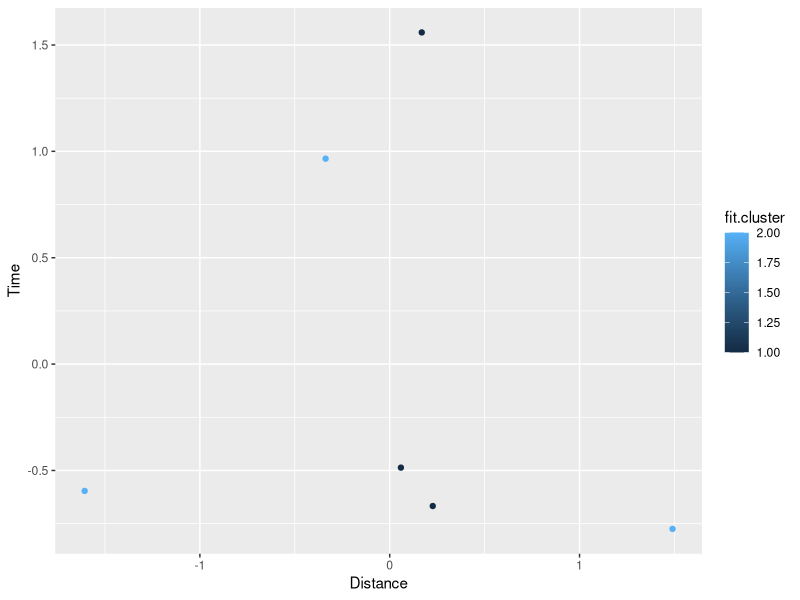

Here is the R script that generated this plot:
## ---- chunk 1
knitr::opts_chunk$set(echo = TRUE)
## ---- chunk 2
library(tidyr)
library(dplyr)
library(ggplot2)
library(readr)

D1 <- read_csv("Group 6  data.csv")
D2 <- read_csv("distance.csv")
D3 <- merge(D1, D2)
D3 <- D3[,-1]
D3 <- scale(D3)
fit <- kmeans(D3, 2)
D4 <- data.frame(D3, fit$cluster)
ggplot(D4, aes(distance, time, colour = fit.cluster)) + geom_point() + xlab("Distance") + ylab("Time")

## ---- chunk 3

## ---- chunk 4


